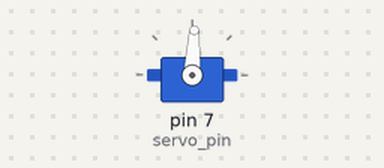
The sketch below on a simulated Arduino Uno, built with avr-gcc and run on an emulated ATmega328P. Shown: servo.

Above: at 0.05 s.
At 3.35 s:
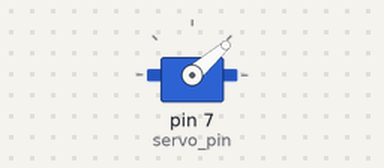
At 6.75 s:
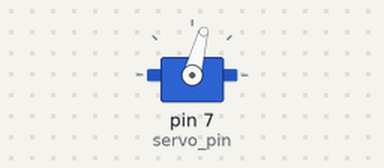
At 15.35 s:
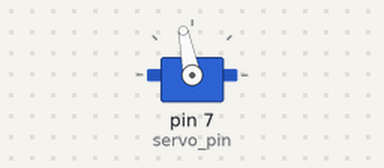
Timing chart, 0 to 20.1 s (numbered marks = the images above):
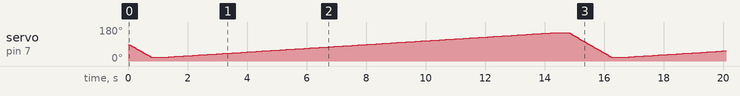

The sketch:

SlowServoTest2.ino
```cpp
/*
  Objektorientierte Programmierung
  Langsamer Servo
  - Ableitung von 'Servo' und Aufteilung in .h und .cpp
  - Erweiterung um eine Abfragefunktion

  Version 1.00, 07.09.2020
  Der Hobbyelektroniker
  https://community.hobbyelektroniker.ch
  https://www.youtube.com/c/HobbyelektronikerCh
  Der Code kann mit Quellenangabe frei verwendet werden.
*/

#include "MySlowServo.h"

const int servo_pin = 7;

LangsamerServo servo;

void setup() {
  servo.attach(servo_pin);
  servo.write(90);
}


// Das soll anstelle von delay() verwendet werden
void pause(int ms) {
  unsigned long start = millis();
  while (millis() < start + ms) {
    _loop();
  }
}

// in diesen Loop kommt alles, was regelmässig aufgerufen werden muss
void _loop() {
  servo.tic();
}

void loop() {
  _loop();
  servo.write(20,10);
  while (!servo.amZiel()) _loop();
  pause(500);
  servo.write(150,100);
  while (!servo.amZiel()) _loop();
  pause(500);
}
```

MySlowServo.cpp
```cpp
#include "myslowservo.h"

LangsamerServo::LangsamerServo() : Servo() {
  _ziel = _undefiniert;
  _start_zeit = 0;
}

void LangsamerServo::write(int grad) {
  _ziel = _undefiniert;
  Servo::write(grad);
}

void LangsamerServo::write(int grad, int bremse) {
  _ziel = grad;
  _bremse = bremse;
  _start_zeit = 0;
  tic();
}

bool LangsamerServo::amZiel() {
  return (_ziel == _undefiniert);
}

void LangsamerServo::tic() {
  int pos = read();
  if (_ziel == pos) _ziel = _undefiniert;
  if (_ziel != _undefiniert && millis() > _start_zeit + _bremse) {
    _start_zeit = millis();
    if (_ziel > pos) {
      Servo::write(pos+1);
    } else {
      Servo::write(pos-1);
    }
  }

}
```

MySlowServo.h
```cpp
/*
  Objektorientiert Programmierung
  Klasse LangsamerServo

  Version 1.00, 24.07.2020
  Der Hobbyelektroniker
  https://community.hobbyelektroniker.ch
  https://www.youtube.com/c/HobbyelektronikerCh
  Der Code kann mit Quellenangabe frei verwendet werden.
*/

#ifndef MYSLOWSERVO_H
#define MYSLOWSERVO_H

#include <arduino.h>
#include <Servo.h>

class LangsamerServo : public Servo {
  public:
    LangsamerServo(); // Constructor

    // Positionieren auf einen bestimmten Winkel
    void write(int grad);             // mit maximaler Geschwindigkeit
    void write(int grad, int bremse); // langsames Positionieren (ms Pause pro Grad)

    bool amZiel();

    void tic(); // muss regelmässig aufgerufen werden

  private:
    const int _undefiniert = -999;
    int _bremse;
    int _ziel;
    unsigned long _start_zeit;
};

#endif
```
